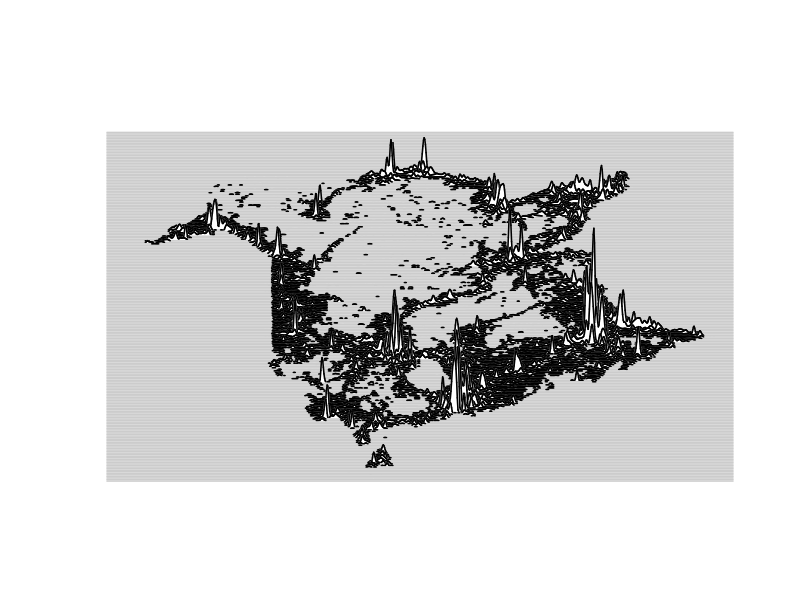

Source code (R):
# Load the data generated by 01GenerateData.R
plot.data <- read.csv("GeneratedData/NBSums200.csv", header=TRUE, stringsAsFactors=FALSE)

# Add padding above/below where there was data

# On top
top.padding <- 1:23
for (i in top.padding) {
  plot.data <- cbind(0, plot.data)
}
# On bottom
bottom.padding <- 1:2
for (i in bottom.padding) {
  plot.data <- cbind(plot.data, 0)
}

# On right
right.padding <- 1:10
zero.row <- vector(mode="integer", length=dim(plot.data)[1])
for (i in right.padding) {
  plot.data <- rbind(zero.row, plot.data)
}


max <- max(plot.data) # Max value in the data, used for scaling
plottingHeight <- 1000 # Arbitrary number that provides the graph's height
scaleFactor <- 300 # Discovered through trial and error to keep the graph in the boundaries
gap <- plottingHeight / length(plot.data) # Space between lines

# Used for splines since sometimes they can return negative values
zeroNegatives <- function(x) {
  if (x < 0) { 
    return (0) 
  } else { 
    return (x) 
  }
}


# Create a blank plot
yVals <- as.vector(plot.data[[1]] / max * scaleFactor)
plot(0, 0, xlim=c(0, length(spline(1:length(yVals), yVals)$y)), ylim=c(0,1100), type="n", las=1, xlab=NA, ylab=NA, bty="n", axes=FALSE)

plotting.threshold <- 0.2

for (i in 1:length(plot.data)) {  
  # Grabs a row of data
  yVals <- as.vector(plot.data[[i]] / max * scaleFactor)
  
  yValsSmoothed <- spline(1:length(yVals), yVals)$y
  yValsSmoothed <- sapply(yValsSmoothed, zeroNegatives)
  
  xValsSmoothed <- c(0, 0:(length(yValsSmoothed) - 1), length(yValsSmoothed))
  yValsSmoothed <- c(plottingHeight, yValsSmoothed + plottingHeight, plottingHeight)
  
  polygon(x = xValsSmoothed, y = yValsSmoothed, border = NA, col = "#ffffff")
  lines(x = xValsSmoothed, y = yValsSmoothed, col="#cccccc", lwd=1.5)

  # Plot the peaks with a darker line
  j <- 2 # Skip padding
  while (j <= (length(yValsSmoothed) - 2)) {

    if ((yValsSmoothed[j] - plottingHeight) > plotting.threshold | (yValsSmoothed[j+1] - plottingHeight) > plotting.threshold) {
        segments(xValsSmoothed[j], yValsSmoothed[j], xValsSmoothed[j+1], yValsSmoothed[j+1], col="#000000", lwd=1.5)
    } else { } # Do nothing 

    j <- j + 1
    
  }
  
  plottingHeight <- plottingHeight - gap
}

